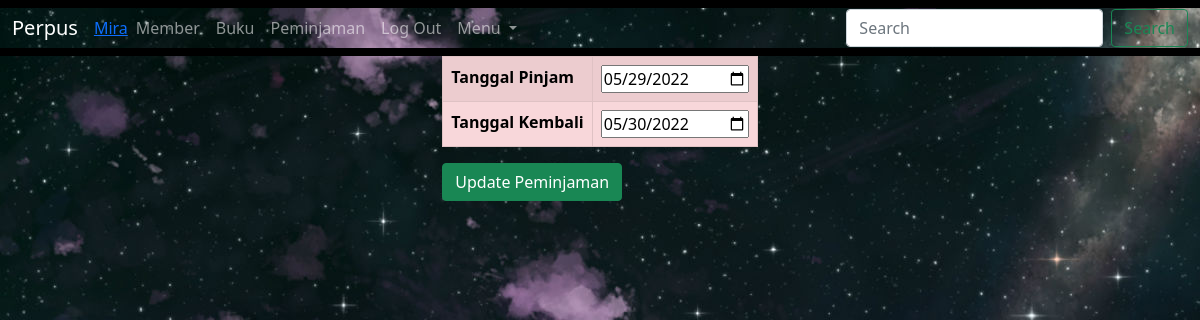
The app's page /FormPeminjaman.php?id_peminjaman=18&form=update (signed in) with its own data.
### tables this page shows
CREATE TABLE `member` (
  `id_member` int(11) NOT NULL,
  `nama_member` varchar(100) NOT NULL,
  `nomor_member` varchar(250) NOT NULL,
  `password_member` varchar(16) NOT NULL,
  `alamat` text NOT NULL,
  `tgl_mendaftar` date NOT NULL,
  `tgl_terakhir_bayar` date NOT NULL
);

CREATE TABLE `peminjaman` (
  `id_peminjaman` int(11) NOT NULL,
  `tgl_pinjam` date NOT NULL,
  `tgl_kembali` date NOT NULL
);

### Model.php (called while the page is built, shortened)
<?php
    function GetDataPeminjamanById($pdo, $id) {
        $sql = "SELECT * FROM peminjaman WHERE id_peminjaman = $id";
        $statement = $pdo->prepare($sql);
        $statement->execute();
        $peminjaman = $statement->fetch(PDO::FETCH_OBJ);
        return $peminjaman;
    }
?>

### FormPeminjaman.php (the view, shortened to what this page needs)
<?php
require 'Koneksi.php';
require 'Model.php';
include 'index.php';
$form = $_GET['form'];
if ($form != 'tambah')
    $id = $_GET['id_peminjaman'];
if ($form == 'tambah') {
    if (isset($_POST['tgl_pinjam'])  && isset($_POST['tgl_kembali'])) {
        $tgl_pinjam = $_POST['tgl_pinjam'];
        $tgl_kembali = $_POST['tgl_kembali'];
        TambahPeminjaman($connection, $tgl_pinjam, $tgl_kembali);
    }
} else if ($form == 'update') {
    $dataPeminjaman = GetDataPeminjamanById($connection, $id);
} else if ($form == 'delete') {
    HapusPeminjaman($connection, $id);
}
?>
<?php if ($form == 'tambah') : ?>
    <form method="post">
        <div class="container" style="width:fit-content">
            <table class="table table-bordered table-striped table-danger">
                <tr>
                    <th>
                        <label for="tgl_pinjam">Tanggal Pinjam</label>
                    </th>
                    <th>
                        <input type="date" name="tgl_pinjam" id="tgl_pinjam">
                    </th>
                </tr>
                <tr>
                    <th>
                        <label for="tgl_kembali">Tanggal Kembali</label>
                    </th>
                    <th>
                        <input type="date" name="tgl_kembali" id="tgl_kembali">
                        </th>
                </tr>
            </table>
            <button class="btn btn-success" name='tambah' type="submit">Tambahkan Data</button>
        </div>
    </form>
<?php elseif ($form == 'update') : ?>
    <form method="post">
        <div class="container" style="width:fit-content">
            <table class="table table-bordered table-striped table-danger">
                <tr>
                    <th>
                        <label for="tgl_pinjam">Tanggal Pinjam</label>
                    </th>
                    <th>
                        <input type="date" value="<?php $dataPeminjaman->tgl_pinjam; echo "$dataPeminjaman->tgl_pinjam" ?>" name="tgl_pinjam" id="tgl_pinjam">
                    </th>
                </tr>
                <tr>
                    <th>
                        <label for="tgl_kembali">Tanggal Kembali</label>
                    </th>
                    <th>
                    <input type="date" value="<?php $dataPeminjaman->tgl_kembali; echo "$dataPeminjaman->tgl_kembali" ?>" name="tgl_kembali" id="tgl_kembali">
                    </th>
                </tr>
            </table>
            <button class="btn btn-success" name='update' type="submit">Update Peminjaman</button>
        </div>
    </form>
<?php endif; ?>

### index.php (shortened to what this page needs)
<?php
function GetNama($pdo, $nomor_member)
{
    $sql = "SELECT nama_member FROM member WHERE nomor_member = $nomor_member";
    $statement = $pdo->prepare($sql);
    $statement->execute();
    $member = $statement->fetch(PDO::FETCH_OBJ);
    return $member;
}
require 'Koneksi.php';
?>
<!DOCTYPE html>
<html lang="en">
<head>
    <link href="https://cdn.jsdelivr.net/npm/bootstrap@5.1.3/dist/css/bootstrap.min.css" rel="stylesheet">
</head>
<body background="bg.jpg">
    <nav class="navbar navbar-expand-lg navbar-dark bg-black">
        <div class="container-fluid" style="background-image: url('bg.jpg')">
            <a class="navbar-brand" href="index.php">Perpus</a>
            <a class="text-primary" href="index.php"><?php
                                                        if ($_SESSION['NomorMember'] == "Guest")
                                                            echo "Guest";
                                                        else
                                                            echo GetNama($connection, $_SESSION['NomorMember'])->nama_member; ?></a>
            <div class="collapse navbar-collapse" id="navbarNavDropdown">
                <ul class="navbar-nav">
                    <li class="nav-item">
                        <a class="nav-link" href="Member.php">Member</a>
                    </li>
                    <li class="nav-item">
                        <a class="nav-link" href="Buku.php">Buku</a>
                    </li>
                    <li class="nav-item">
                        <a class="nav-link" href="Peminjaman.php">Peminjaman</a>
                    </li>
                    <li>
                        <a class="nav-link" href="FormLogin.php">Log Out</a>
                    </li>
                    <li class="nav-item dropdown">
                        <a class="nav-link dropdown-toggle" href="#" id="navbarDropdownMenuLink" role="button" data-bs-toggle="dropdown" aria-expanded="false">
                            Menu
                        </a>
                    </li>
                </ul>
            </div>
            <form class="d-flex ">
                <input class="form-control me-2" type="search" placeholder="Search" aria-label="Search">
                <button class="btn btn-outline-success" type="submit">Search</button>
            </form>
        </div>
    </nav>
</body>
</html>

### records on screen
member: nama_member "Mira"
peminjaman: tgl_pinjam "05/29/2022", tgl_kembali "05/30/2022"
